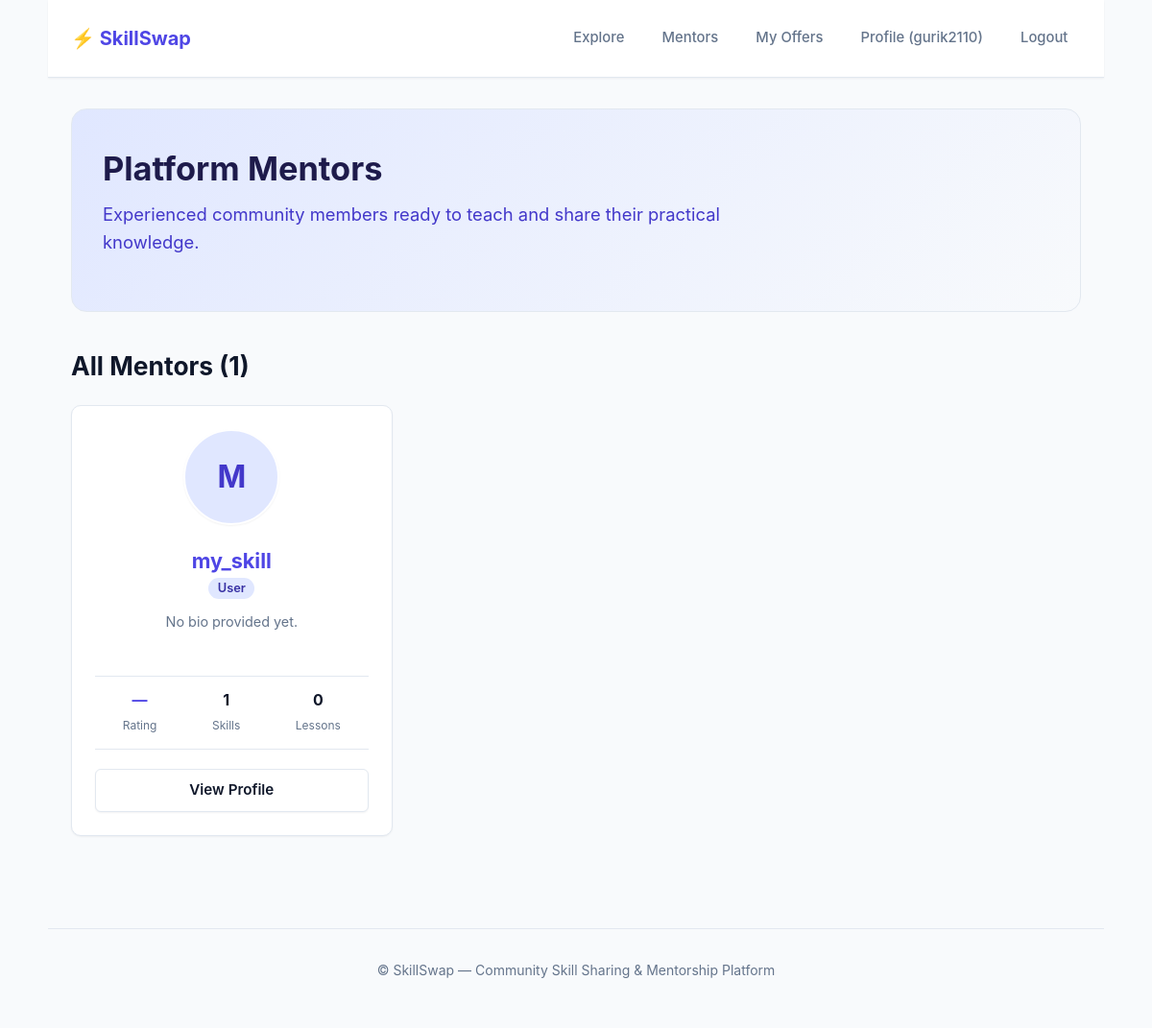
Screenshot of /mentors/ (signed in) with the database file from the repository.
### users/models.py (models this page shows, shortened)
class User(AbstractUser):
    class Role(models.TextChoices):
        SUPER_ADMIN = 'super_admin', 'Super Admin'
        ADMIN = 'admin', 'Admin'
        USER = 'user', 'User'
    objects = CustomUserManager()
    role = models.CharField(
        max_length=20,
        choices=Role.choices,
        default=Role.USER
    )
    avatar = CloudinaryField(
        "avatar",
        blank=True,
        null=True
    )
    bio = models.TextField(
        "About me",
        blank=True
    )
    is_banned = models.BooleanField(
        "Banned",
        default=False
    )
    class Meta:
        verbose_name = "User"
        verbose_name_plural = "Users"
        ordering = ['-date_joined']
    @property
    def published_offers_count(self):
        return self.offers.filter(status__slug='published').count()
    @property
    def completed_lessons_count(self):
        from offers.models import BookingRequest
        return BookingRequest.objects.filter(
            offer__author=self,
            status=BookingRequest.Status.COMPLETED
        ).count()
    @property
    def average_rating(self):
        from offers.models import Review
        result = Review.objects.filter(offer__author=self).aggregate(models.Avg('rating'))['rating__avg']
        return round(result, 1) if result is not None else None

### offers/views.py (the view)
# urls.py: path('mentors/', views.mentors_view, name='mentors'),
def mentors_view(request):
    mentors = (
        User.objects.filter(offers__status__slug='published')
        .distinct()
        .order_by('-date_joined')
    )
    return render(request, 'offers/mentors.html', {'mentors': mentors})

### offers/templates/offers/mentors.html (shortened to what this page needs)
{% extends 'base.html' %}
{% block content %}
<section class="hero">
    <h1>Platform Mentors</h1>
    <p>Experienced community members ready to teach and share their practical knowledge.</p>
</section>
<h2>All Mentors ({{ mentors.count }})</h2>
{% if mentors %}
    <section class="grid">
        {% for mentor in mentors %}
            <article style="text-align: center; align-items: center;">
                {% if mentor.avatar %}
                    <img src="{{ mentor.avatar.url }}" alt="{{ mentor.username }}" class="avatar avatar-lg" style="margin-bottom: 1rem;">
                {% else %}
                    <span class="avatar avatar-lg" style="display: inline-flex; align-items: center; justify-content: center; background: #e0e7ff; color: #4338ca; font-size: 2rem; font-weight: 700; margin-bottom: 1rem;">
                        {{ mentor.username|slice:":1"|upper }}
                    </span>
                {% endif %}
                <h3 style="margin-bottom: 0.25rem;">
                    <a href="{% url 'user_profile' mentor.username %}">{{ mentor.username }}</a>
                </h3>
                <span class="badge" style="margin-bottom: 0.75rem;">{{ mentor.get_role_display }}</span>
                <p style="color: var(--text-muted); font-size: 0.9rem; min-height: 40px;">
                    {{ mentor.bio|default:"No bio provided yet."|truncatewords:15 }}
                </p>
                <div style="display: flex; justify-content: space-around; width: 100%; padding: 0.75rem 0; border-top: 1px solid var(--border); border-bottom: 1px solid var(--border); margin: 0.75rem 0;">
                    <div>
                        <div style="font-weight: 700; color: var(--primary);">
                            {% if mentor.average_rating %}
                                ★ {{ mentor.average_rating }}
                            {% else %}
                                —
                            {% endif %}
                        </div>
                        <small style="color: var(--text-muted); font-size: 0.75rem;">Rating</small>
                    </div>
                    <div>
                        <div style="font-weight: 700; color: var(--text);">{{ mentor.published_offers_count }}</div>
                        <small style="color: var(--text-muted); font-size: 0.75rem;">Skills</small>
                    </div>
                    <div>
                        <div style="font-weight: 700; color: var(--text);">{{ mentor.completed_lessons_count }}</div>
                        <small style="color: var(--text-muted); font-size: 0.75rem;">Lessons</small>
                    </div>
                </div>
                <div style="margin-top: 0.5rem; width: 100%;">
                    <a href="{% url 'user_profile' mentor.username %}" class="button secondary" style="width: 100%;">
                        View Profile
                    </a>
                </div>
            </article>
        {% endfor %}
    </section>
{% else %}
    <div class="empty-state">
        <h3>No Registered Mentors Yet</h3>
        <p>Users become mentors once they have at least one published skill offer.</p>
    </div>
{% endif %}
{% endblock %}

### templates/base.html (shortened to what this page needs)
{% load static %}
<!DOCTYPE html>
<html lang="en">
<head>
    <link rel="stylesheet" href="{% static 'css/style.css' %}">
</head>
<body>
    <header>
        <nav>
            <strong><a href="{% url 'explore' %}" class="logo">⚡ SkillSwap</a></strong>
            <ul>
                <li><a href="{% url 'explore' %}">Explore</a></li>
                <li><a href="{% url 'mentors' %}">Mentors</a></li>
                {% if user.is_authenticated %}
                    <li><a href="{% url 'my_offers' %}">My Offers</a></li>
                    <li><a href="{% url 'profile' %}">Profile ({{ user.username }})</a></li>
                    <li><a href="{% url 'logout' %}">Logout</a></li>
                {% else %}
                    <li><a href="{% url 'login' %}">Login</a></li>
                    <li><a href="{% url 'register' %}" class="button" style="padding: 0.35rem 0.85rem; font-size: 0.875rem;">Register</a></li>
                {% endif %}
            </ul>
        </nav>
    </header>
    <main>
        {% block content %}
        {% endblock %}
    </main>
    <footer>
        <p>&copy; SkillSwap — Community Skill Sharing & Mentorship Platform</p>
    </footer>
</body>
</html>

### rows the page displays
User: username "gurik2110"
User: username "M", username "my_skill", role "User", bio "No bio provided yet.", published_offers_count "1", completed_lessons_count "0"

### other values shown
{{ mentors.count }} "1"
